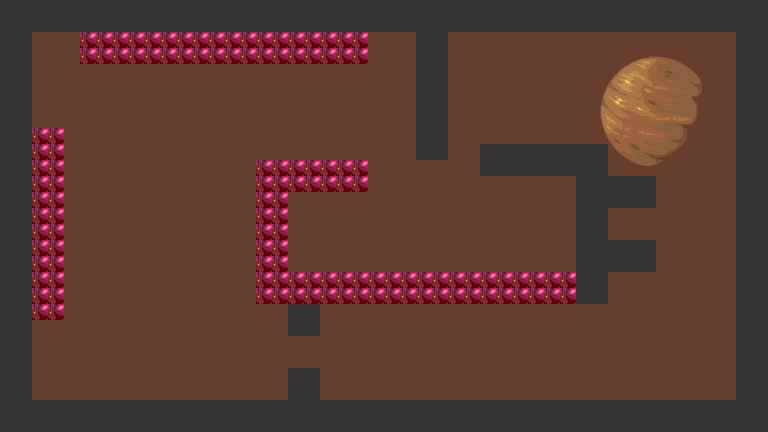

This is a level from a 2D game, rendered from its Tiled map with the project's own tilesets. A one-line summary and the map file follow, with tile-layer data summarised:
An orthogonal 48x27 tile map with 16x16 px tiles, 2 tile layers (background, details) and 10 objects (2x door_1, 2x door_2, spawn, goal, movable_1, ...).

<map version="1.5" tiledversion="1.7.2" orientation="orthogonal" renderorder="right-down" width="48" height="27" tilewidth="16" tileheight="16" infinite="0" nextlayerid="4" nextobjectid="28">
 <tileset firstgid="1" name="alienworld_tileset" tilewidth="16" tileheight="16" tilecount="368" columns="16">
  <image source="alienworld_tileset.png" width="256" height="368" />
  <tile id="24">
   <properties>
    <property name="killer" type="bool" value="true" />
   </properties>
  </tile>
 </tileset>
 <layer id="1" name="background" width="48" height="27">
  <properties>
   <property name="physics" type="bool" value="false" />
  </properties>
  <data>[1296 cells, 1296 non-empty, 64 distinct tile ids]</data>
 </layer>
 <layer id="2" name="details" width="48" height="27">
  <properties>
   <property name="physics" type="bool" value="true" />
  </properties>
  <data>[1296 cells, 476 non-empty, 5 distinct tile ids]</data>
 </layer>
 <objectgroup id="3" name="objects">
  <object id="1" name="spawn" gid="170" x="480" y="80" width="16" height="16" />
  <object id="2" name="goal" gid="59" x="128" y="224" width="16" height="16" />
  <object id="13" name="movable_1" x="432" y="352">
   <polyline points="0,0 0,48" />
  </object>
  <object id="14" name="movable_2" x="512" y="352">
   <polyline points="0,0 112,0.864621" />
  </object>
  <object id="17" name="door_1" gid="74" x="448" y="160" width="16" height="16">
   <properties>
    <property name="movement" value="left" />
    <property name="tag" value="switch_1" />
   </properties>
  </object>
  <object id="18" name="door_1" gid="74" x="464" y="160" width="16" height="16">
   <properties>
    <property name="movement" value="right" />
    <property name="tag" value="switch_1" />
   </properties>
  </object>
  <object id="20" name="switch_2" gid="89" x="720" y="48" width="16" height="16" />
  <object id="25" name="door_2" gid="39" x="640" y="224" width="16" height="16" />
  <object id="26" name="door_2" gid="39" x="640" y="240" width="16" height="16" />
  <object id="27" name="switch_1" gid="92" x="608" y="224" width="16" height="16" />
 </objectgroup>
</map>
